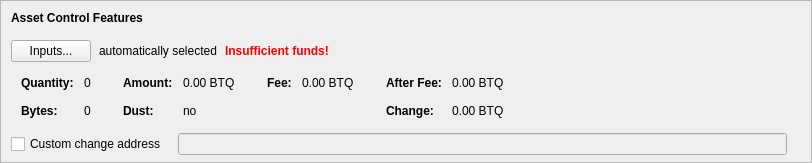
      <widget class="QFrame" name="frameAssetControl">
       <property name="sizePolicy">
        <sizepolicy hsizetype="Expanding" vsizetype="Fixed">
         <horstretch>0</horstretch>
         <verstretch>0</verstretch>
        </sizepolicy>
       </property>
       <property name="maximumSize">
        <size>
         <width>16777215</width>
         <height>16777215</height>
        </size>
       </property>
       <property name="frameShape">
        <enum>QFrame::StyledPanel</enum>
       </property>
       <property name="frameShadow">
        <enum>QFrame::Sunken</enum>
       </property>
       <layout class="QVBoxLayout" name="verticalLayoutAssetControl2">
        <property name="spacing">
         <number>0</number>
        </property>
        <property name="leftMargin">
         <number>0</number>
        </property>
        <property name="topMargin">
         <number>0</number>
        </property>
        <property name="rightMargin">
         <number>0</number>
        </property>
        <property name="bottomMargin">
         <number>6</number>
        </property>
        <item>
         <layout class="QVBoxLayout" name="verticalLayoutAssetControl" stretch="0,0,0,0,1">
          <property name="spacing">
           <number>0</number>
          </property>
          <property name="leftMargin">
           <number>10</number>
          </property>
          <property name="topMargin">
           <number>10</number>
          </property>
          <item>
           <layout class="QHBoxLayout" name="horizontalLayoutAssetControl1">
            <property name="bottomMargin">
             <number>15</number>
            </property>
            <item>
             <widget class="QLabel" name="labelAssetControlFeatures">
              <property name="sizePolicy">
               <sizepolicy hsizetype="Preferred" vsizetype="Maximum">
                <horstretch>0</horstretch>
                <verstretch>0</verstretch>
               </sizepolicy>
              </property>
              <property name="font">
               <font>
                <weight>75</weight>
                <bold>true</bold>
               </font>
              </property>
              <property name="styleSheet">
               <string notr="true">font-weight:bold;</string>
              </property>
              <property name="text">
               <string>Asset Control Features</string>
              </property>
             </widget>
            </item>
           </layout>
          </item>
          <item>
           <layout class="QHBoxLayout" name="horizontalLayoutAssetControl2" stretch="0,0,0,0">
            <property name="spacing">
             <number>8</number>
            </property>
            <property name="bottomMargin">
             <number>10</number>
            </property>
            <item>
             <widget class="QPushButton" name="pushButtonAssetControl">
              <property name="styleSheet">
               <string notr="true"/>
              </property>
              <property name="text">
               <string>Inputs...</string>
              </property>
              <property name="autoDefault">
               <bool>false</bool>
              </property>
             </widget>
            </item>
            <item>
             <widget class="QLabel" name="labelAssetControlAutomaticallySelected">
              <property name="text">
               <string>automatically selected</string>
              </property>
              <property name="margin">
               <number>5</number>
              </property>
             </widget>
            </item>
            <item>
             <widget class="QLabel" name="labelAssetControlInsuffFunds">
              <property name="font">
               <font>
                <weight>75</weight>
                <bold>true</bold>
               </font>
              </property>
              <property name="styleSheet">
               <string notr="true">color:red;font-weight:bold;</string>
              </property>
              <property name="text">
               <string>Insufficient funds!</string>
              </property>
              <property name="margin">
               <number>5</number>
              </property>
             </widget>
            </item>
            <item>
             <spacer name="horizontalSpacerAssetControl">
              <property name="orientation">
               <enum>Qt::Horizontal</enum>
              </property>
              <property name="sizeHint" stdset="0">
               <size>
                <width>40</width>
                <height>1</height>
               </size>
              </property>
             </spacer>
            </item>
           </layout>
          </item>
          <item>
           <widget class="QWidget" name="widgetAssetControl" native="true">
            <property name="sizePolicy">
             <sizepolicy hsizetype="Preferred" vsizetype="Preferred">
              <horstretch>0</horstretch>
              <verstretch>0</verstretch>
             </sizepolicy>
            </property>
            <property name="minimumSize">
             <size>
              <width>0</width>
              <height>0</height>
             </size>
            </property>
            <property name="styleSheet">
             <string notr="true"/>
            </property>
            <layout class="QHBoxLayout" name="horizontalLayoutAssetControl5">
             <property name="leftMargin">
              <number>0</number>
             </property>
             <property name="topMargin">
              <number>0</number>
             </property>
             <property name="rightMargin">
              <number>0</number>
             </property>
             <property name="bottomMargin">
              <number>0</number>
             </property>
             <item>
              <layout class="QHBoxLayout" name="horizontalLayoutAssetControl3" stretch="0,0,0,1">
               <property name="spacing">
                <number>20</number>
               </property>
               <property name="topMargin">
                <number>0</number>
               </property>
               <property name="bottomMargin">
                <number>10</number>
               </property>
               <item>
                <layout class="QFormLayout" name="formLayoutAssetControl1">
                 <property name="horizontalSpacing">
                  <number>10</number>
                 </property>
                 <property name="verticalSpacing">
                  <number>14</number>
                 </property>
                 <property name="leftMargin">
                  <number>10</number>
                 </property>
                 <property name="topMargin">
                  <number>4</number>
                 </property>
                 <property name="rightMargin">
                  <number>6</number>
                 </property>
                 <item row="0" column="0">
                  <widget class="QLabel" name="labelAssetControlQuantityText">
                   <property name="font">
                    <font>
                     <weight>75</weight>
                     <bold>true</bold>
                    </font>
                   </property>
                   <property name="text">
                    <string>Quantity:</string>
                   </property>
                   <property name="margin">
                    <number>0</number>
                   </property>
                  </widget>
                 </item>
                 <item row="0" column="1">
                  <widget class="QLabel" name="labelAssetControlQuantity">
                   <property name="cursor">
                    <cursorShape>IBeamCursor</cursorShape>
                   </property>
                   <property name="contextMenuPolicy">
                    <enum>Qt::ActionsContextMenu</enum>
                   </property>
                   <property name="text">
                    <string notr="true">0</string>
                   </property>
                   <property name="margin">
                    <number>0</number>
                   </property>
                   <property name="textInteractionFlags">
                    <set>Qt::LinksAccessibleByMouse|Qt::TextSelectableByKeyboard|Qt::TextSelectableByMouse</set>
                   </property>
                  </widget>
                 </item>
                 <item row="1" column="0">
                  <widget class="QLabel" name="labelAssetControlBytesText">
                   <property name="font">
                    <font>
                     <weight>75</weight>
                     <bold>true</bold>
                    </font>
                   </property>
                   <property name="text">
                    <string>Bytes:</string>
                   </property>
                  </widget>
                 </item>
                 <item row="1" column="1">
                  <widget class="QLabel" name="labelAssetControlBytes">
                   <property name="cursor">
                    <cursorShape>IBeamCursor</cursorShape>
                   </property>
                   <property name="contextMenuPolicy">
                    <enum>Qt::ActionsContextMenu</enum>
                   </property>
                   <property name="text">
                    <string notr="true">0</string>
                   </property>
                   <property name="textInteractionFlags">
                    <set>Qt::LinksAccessibleByMouse|Qt::TextSelectableByKeyboard|Qt::TextSelectableByMouse</set>
                   </property>
                  </widget>
                 </item>
                </layout>
               </item>
               <item>
                <layout class="QFormLayout" name="formLayoutAssetControl2">
                 <property name="horizontalSpacing">
                  <number>10</number>
                 </property>
                 <property name="verticalSpacing">
                  <number>14</number>
                 </property>
                 <property name="leftMargin">
                  <number>6</number>
                 </property>
                 <property name="topMargin">
                  <number>4</number>
                 </property>
                 <property name="rightMargin">
                  <number>6</number>
                 </property>
                 <item row="0" column="0">
                  <widget class="QLabel" name="labelAssetControlAmountText">
                   <property name="font">
                    <font>
                     <weight>75</weight>
                     <bold>true</bold>
                    </font>
                   </property>
                   <property name="text">
                    <string>Amount:</string>
                   </property>
                   <property name="margin">
                    <number>0</number>
                   </property>
                  </widget>
                 </item>
                 <item row="0" column="1">
                  <widget class="QLabel" name="labelAssetControlAmount">
                   <property name="cursor">
                    <cursorShape>IBeamCursor</cursorShape>
                   </property>
                   <property name="contextMenuPolicy">
                    <enum>Qt::ActionsContextMenu</enum>
                   </property>
                   <property name="text">
                    <string notr="true">0.00 BTQ</string>
                   </property>
                   <property name="textInteractionFlags">
                    <set>Qt::LinksAccessibleByMouse|Qt::TextSelectableByKeyboard|Qt::TextSelectableByMouse</set>
                   </property>
                  </widget>
                 </item>
                 <item row="1" column="0">
                  <widget class="QLabel" name="labelAssetControlLowOutputText">
                   <property name="font">
                    <font>
                     <weight>75</weight>
                     <bold>true</bold>
                    </font>
                   </property>
                   <property name="text">
                    <string>Dust:</string>
                   </property>
                  </widget>
                 </item>
                 <item row="1" column="1">
                  <widget class="QLabel" name="labelAssetControlLowOutput">
                   <property name="cursor">
                    <cursorShape>IBeamCursor</cursorShape>
                   </property>
                   <property name="contextMenuPolicy">
                    <enum>Qt::ActionsContextMenu</enum>
                   </property>
                   <property name="text">
                    <string notr="true">no</string>
                   </property>
                   <property name="textInteractionFlags">
                    <set>Qt::LinksAccessibleByMouse|Qt::TextSelectableByKeyboard|Qt::TextSelectableByMouse</set>
                   </property>
                  </widget>
                 </item>
                </layout>
               </item>
               <item>
                <layout class="QFormLayout" name="formLayoutAssetControl3">
                 <property name="horizontalSpacing">
                  <number>10</number>
                 </property>
                 <property name="verticalSpacing">
                  <number>14</number>
                 </property>
                 <property name="leftMargin">
                  <number>6</number>
                 </property>
                 <property name="topMargin">
                  <number>4</number>
                 </property>
                 <property name="rightMargin">
                  <number>6</number>
                 </property>
                 <item row="0" column="0">
                  <widget class="QLabel" name="labelAssetControlFeeText">
                   <property name="font">
                    <font>
                     <weight>75</weight>
                     <bold>true</bold>
                    </font>
                   </property>
                   <property name="text">
                    <string>Fee:</string>
                   </property>
                   <property name="margin">
                    <number>0</number>
                   </property>
                  </widget>
                 </item>
                 <item row="0" column="1">
                  <widget class="QLabel" name="labelAssetControlFee">
                   <property name="cursor">
                    <cursorShape>IBeamCursor</cursorShape>
                   </property>
                   <property name="contextMenuPolicy">
                    <enum>Qt::ActionsContextMenu</enum>
                   </property>
                   <property name="text">
                    <string notr="true">0.00 BTQ</string>
                   </property>
                   <property name="textInteractionFlags">
                    <set>Qt::LinksAccessibleByMouse|Qt::TextSelectableByKeyboard|Qt::TextSelectableByMouse</set>
                   </property>
                  </widget>
                 </item>
                </layout>
               </item>
               <item>
                <layout class="QFormLayout" name="formLayoutAssetControl4">
                 <property name="horizontalSpacing">
                  <number>10</number>
                 </property>
                 <property name="verticalSpacing">
                  <number>14</number>
                 </property>
                 <property name="leftMargin">
                  <number>6</number>
                 </property>
                 <property name="topMargin">
                  <number>4</number>
                 </property>
                 <property name="rightMargin">
                  <number>6</number>
                 </property>
                 <item row="0" column="0">
                  <widget class="QLabel" name="labelAssetControlAfterFeeText">
                   <property name="font">
                    <font>
                     <weight>75</weight>
                     <bold>true</bold>
                    </font>
                   </property>
                   <property name="text">
                    <string>After Fee:</string>
                   </property>
                   <property name="margin">
                    <number>0</number>
                   </property>
                  </widget>
                 </item>
                 <item row="0" column="1">
                  <widget class="QLabel" name="labelAssetControlAfterFee">
                   <property name="cursor">
                    <cursorShape>IBeamCursor</cursorShape>
                   </property>
                   <property name="contextMenuPolicy">
                    <enum>Qt::ActionsContextMenu</enum>
                   </property>
                   <property name="text">
                    <string notr="true">0.00 BTQ</string>
                   </property>
                   <property name="textInteractionFlags">
                    <set>Qt::LinksAccessibleByMouse|Qt::TextSelectableByKeyboard|Qt::TextSelectableByMouse</set>
                   </property>
                  </widget>
                 </item>
                 <item row="1" column="0">
                  <widget class="QLabel" name="labelAssetControlChangeText">
                   <property name="font">
                    <font>
                     <weight>75</weight>
                     <bold>true</bold>
                    </font>
                   </property>
                   <property name="text">
                    <string>Change:</string>
                   </property>
                  </widget>
                 </item>
                 <item row="1" column="1">
                  <widget class="QLabel" name="labelAssetControlChange">
                   <property name="cursor">
                    <cursorShape>IBeamCursor</cursorShape>
                   </property>
                   <property name="contextMenuPolicy">
                    <enum>Qt::ActionsContextMenu</enum>
                   </property>
                   <property name="text">
                    <string notr="true">0.00 BTQ</string>
                   </property>
                   <property name="textInteractionFlags">
                    <set>Qt::LinksAccessibleByMouse|Qt::TextSelectableByKeyboard|Qt::TextSelectableByMouse</set>
                   </property>
                  </widget>
                 </item>
                </layout>
               </item>
              </layout>
             </item>
            </layout>
           </widget>
          </item>
          <item>
           <layout class="QHBoxLayout" name="horizontalLayoutAssetControl4" stretch="0,0,0">
            <property name="spacing">
             <number>12</number>
            </property>
            <property name="sizeConstraint">
             <enum>QLayout::SetDefaultConstraint</enum>
            </property>
            <property name="topMargin">
             <number>5</number>
            </property>
            <property name="rightMargin">
             <number>5</number>
            </property>
            <item>
             <widget class="QCheckBox" name="checkBoxAssetControlChange">
              <property name="toolTip">
               <string>If this is activated, but the change address is empty or invalid, change will be sent to a newly generated address.</string>
              </property>
              <property name="text">
               <string>Custom change address</string>
              </property>
             </widget>
            </item>
            <item>
             <widget class="QValidatedLineEdit" name="lineEditAssetControlChange">
              <property name="enabled">
               <bool>false</bool>
              </property>
              <property name="sizePolicy">
               <sizepolicy hsizetype="Expanding" vsizetype="Fixed">
                <horstretch>0</horstretch>
                <verstretch>0</verstretch>
               </sizepolicy>
              </property>
             </widget>
            </item>
            <item>
             <widget class="QLabel" name="labelAssetControlChangeLabel">
              <property name="sizePolicy">
               <sizepolicy hsizetype="Preferred" vsizetype="Expanding">
                <horstretch>0</horstretch>
                <verstretch>0</verstretch>
               </sizepolicy>
              </property>
              <property name="minimumSize">
               <size>
                <width>0</width>
                <height>0</height>
               </size>
              </property>
              <property name="text">
               <string/>
              </property>
              <property name="margin">
               <number>3</number>
              </property>
             </widget>
            </item>
           </layout>
          </item>
          <item>
           <spacer name="verticalSpacerAssetControl">
            <property name="orientation">
             <enum>Qt::Vertical</enum>
            </property>
            <property name="sizeHint" stdset="0">
             <size>
              <width>800</width>
              <height>1</height>
             </size>
            </property>
           </spacer>
          </item>
         </layout>
        </item>
       </layout>
      </widget>
